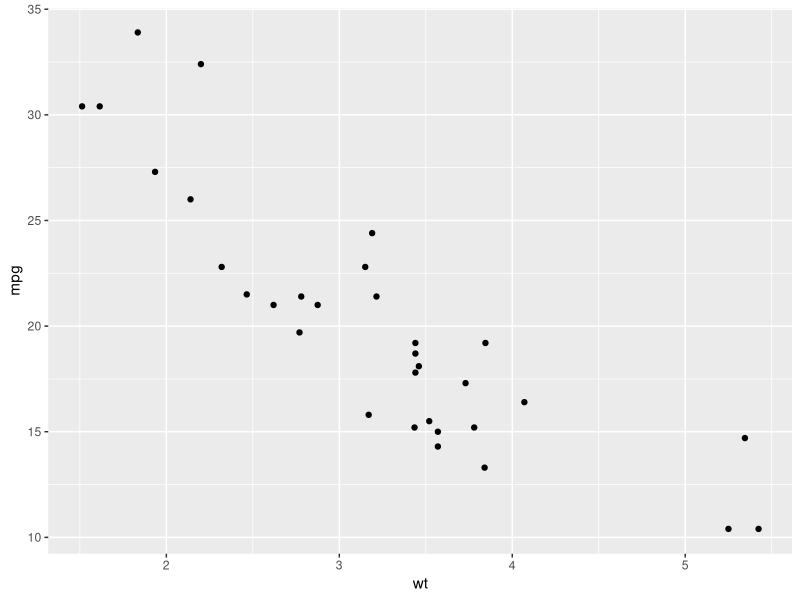
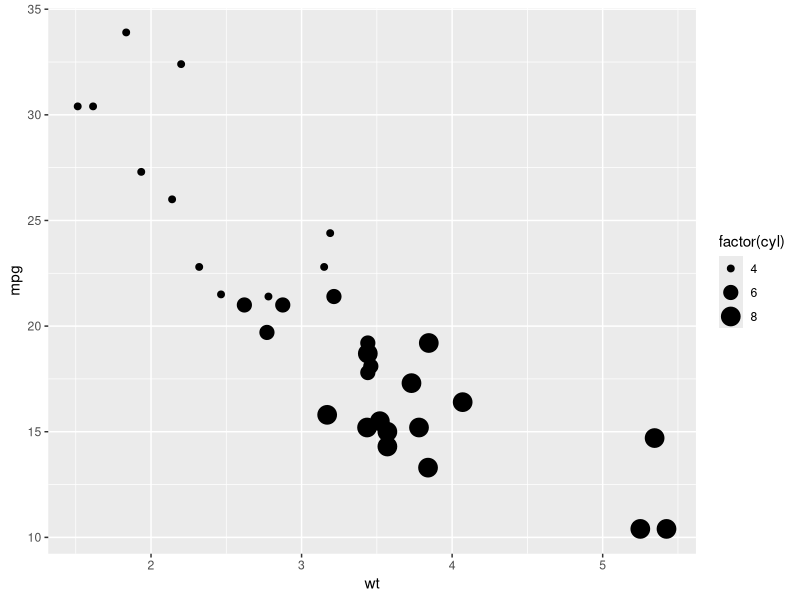
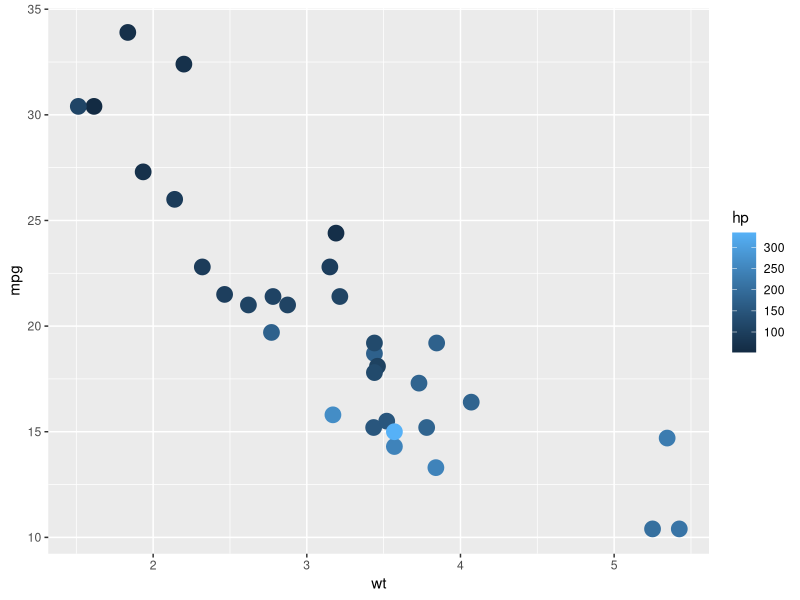

R code for these plots, in order:
library(ggplot2)
df = mtcars

# data & aesthetics
pl = ggplot(data = df, aes(x=wt,y=mpg))

# geometry
print(pl + geom_point())
# print(pl + geom_point(alpha=0.5,size=5))
print(pl + geom_point(aes(size=factor(cyl)))) # visualise another dimension, cyl by size on the scatterpoint in this case
print(pl + geom_point(aes(color=hp),size=5)) # visualise another dimension, hp by color on the scatterpoint in this case